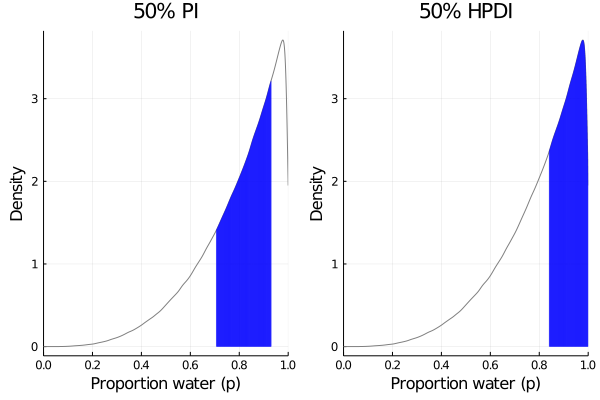

This chart was generated by the following Julia code:
# Fig3.2s.jl

using Pkg, DrWatson

@quickactivate "StatisticalRethinkingStan"
using StatisticalRethinking

p_grid = range(0, step=0.000001, stop=1)
prior = ones(length(p_grid))
likelihood = [pdf(Binomial(3, p), 3) for p in p_grid]
posterior = likelihood .* prior
posterior = posterior / sum(posterior)
samples = sample(p_grid, Weights(posterior), length(p_grid));

b1 = quantile(samples, [0.25, 0.75])
b2 = hpdi(samples, alpha=0.5)

p1 = plot_density_interval(samples, b1;
  xlab="Proportion water (p)", title="50% PI");
p2 = plot_density_interval(samples, b2;
  xlab="Proportion water (p)", title="50% HPDI");
plot(p1, p2, layout=(1, 2))
savefig(plotsdir("03", "Fig3.3s.png"))
